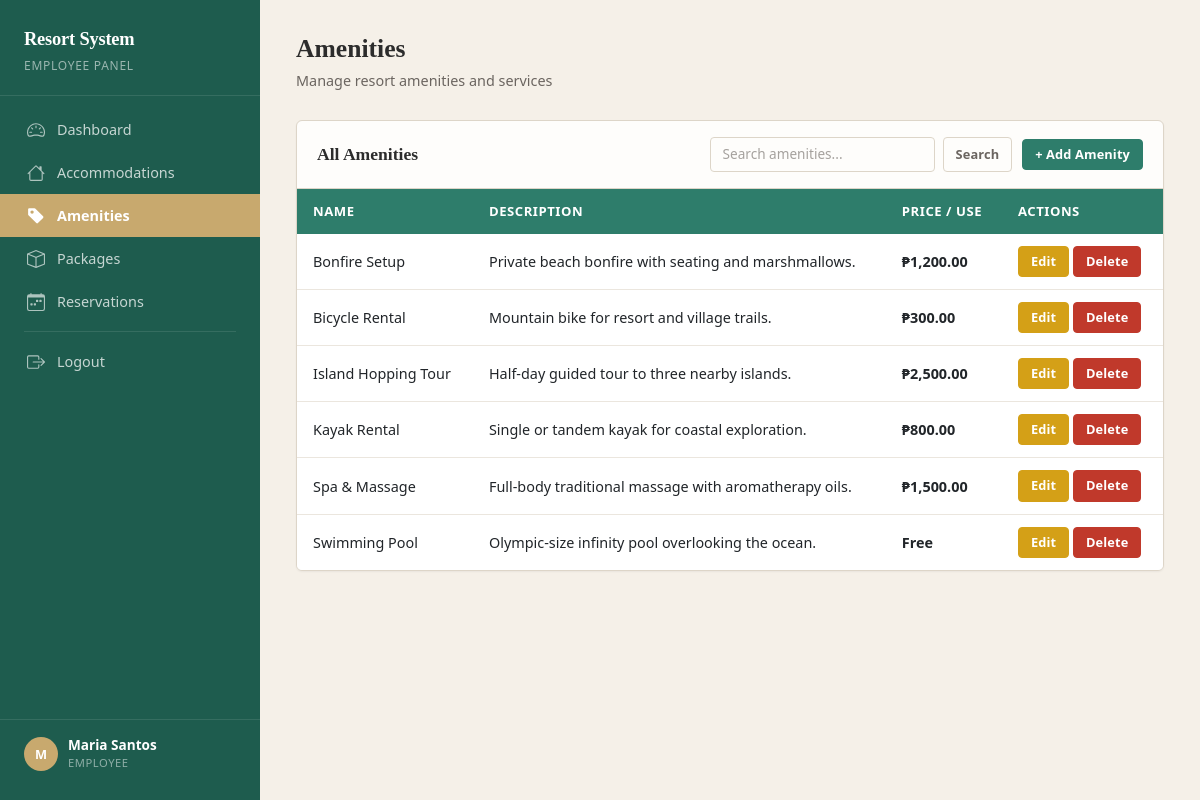
Screenshot of /employee/amenities.php (signed in) with the database file from the repository.
### tables this page shows
CREATE TABLE `tbl_amenities` (
  `amenity_id` int(11) NOT NULL,
  `amenity_name` varchar(100) NOT NULL,
  `description` text DEFAULT NULL,
  `price_per_use` decimal(10,2) NOT NULL
);

### employee/amenities.php (the view, shortened to what this page needs)
<?php
require_once 'includes/header.php';
require_once '../db.php';
$search = $_GET['search'] ?? '';
$sql = "SELECT * FROM tbl_amenities WHERE 1=1";
$sql .= " ORDER BY amenity_id DESC";
$result = mysqli_query($conn, $sql);
?>
<?php include 'includes/sidebar.php'; ?>
<div class="main-content">
    <div class="page-header"><h1>Amenities</h1><p>Manage resort amenities and services</p></div>
    <div class="table-card">
        <div class="table-header">
            <h2>All Amenities</h2>
            <div class="table-actions">
                <form method="GET" class="search-form"><input type="text" name="search" class="form-control" placeholder="Search amenities..." value="<?= htmlspecialchars($search) ?>"><button type="submit" class="btn btn-outline-secondary btn-sm">Search</button></form>
                <a href="add_amenity.php" class="btn btn-primary btn-sm">+ Add Amenity</a>
            </div>
        </div>
        <div class="table-responsive">
            <table class="table table-hover">
                <thead><tr><th>Name</th><th>Description</th><th>Price / Use</th><th>Actions</th></tr></thead>
                <tbody>
                    <?php if (mysqli_num_rows($result) > 0): while ($row = mysqli_fetch_assoc($result)): ?>
                    <tr>
                        <td><?= htmlspecialchars($row['amenity_name']) ?></td>
                        <td><?= htmlspecialchars($row['description']) ?></td>
                        <td class="price"><?= $row['price_per_use'] > 0 ? '₱' . number_format($row['price_per_use'], 2) : 'Free' ?></td>
                        <td>
                            <a href="edit_amenity.php?id=<?= $row['amenity_id'] ?>" class="btn btn-warning btn-sm">Edit</a>
                            <a href="amenities.php?delete=<?= $row['amenity_id'] ?>" class="btn btn-danger btn-sm" onclick="return confirm('Delete this amenity?')">Delete</a>
                        </td>
                    </tr>
                    <?php endwhile; else: ?>
                    <tr><td colspan="4"><div class="empty-state"><h3>No amenities found</h3><p>Add your first amenity to get started.</p><a href="add_amenity.php" class="btn btn-primary btn-sm">+ Add Amenity</a></div></td></tr>
                    <?php endif; ?>
                </tbody>
            </table>
        </div>
    </div>
</div>
</body>
</html>

### assets/css/style.css (style rules this page uses)
:root { --color-primary: #2E7D6B; --color-primary-hover: #256858; --color-primary-active: #1E5C4E; --color-sidebar: #1E5C4E; --color-sidebar-hover: #17493e; --color-accent: #C8A96E; --color-accent-hover: #b8993e; --color-surface: #F5F0E8; --color-white: #FEFDFB; --color-text: #2C2C2C; --color-text-muted: #6B6560; --color-border: #DDD5C8; --color-border-light: #EBE6DE; --color-danger: #C0392B; --color-danger-hover: #A93226; --color-warning: #D4A017; --color-warning-hover: #B8860B; --color-success: #2E7D6B; --color-info: #5B8FA8; --sidebar-width: 260px; --header-height: 0px; --radius-sm: 4px; --radius-md: 6px; --radius-lg: 8px; --shadow-sm: 0 1px 2px rgba(44, 44, 44, 0.06); --shadow-md: 0 2px 8px rgba(44, 44, 44, 0.08); --shadow-lg: 0 4px 16px rgba(44, 44, 44, 0.10); --transition-fast: 150ms ease-out; --transition-normal: 200ms ease-out; }
*, *::before, *::after { box-sizing: border-box; }
body { font-family: system-ui, -apple-system, "Segoe UI", sans-serif; background-color: var(--color-surface); color: var(--color-text); margin: 0; padding: 0; line-height: 1.6; -webkit-font-smoothing: antialiased; }
h1, h2, h3, h4, h5, h6 { font-family: Georgia, "Times New Roman", serif; font-weight: 700; color: var(--color-text); margin-top: 0; line-height: 1.3; }
a { color: var(--color-primary); text-decoration: none; transition: color var(--transition-fast); }
.main-content { margin-left: var(--sidebar-width); padding: 32px 36px; min-height: 100vh; }
.page-header { margin-bottom: 28px; }
.page-header h1 { font-size: 1.6rem; margin-bottom: 4px; }
.page-header p { color: var(--color-text-muted); margin: 0; font-size: 0.9rem; }
.table-card { background: var(--color-white); border: 1px solid var(--color-border); border-radius: var(--radius-md); box-shadow: var(--shadow-sm); overflow: hidden; }
.table-card .table-header { padding: 16px 20px; display: flex; align-items: center; justify-content: space-between; gap: 16px; flex-wrap: wrap; border-bottom: 1px solid var(--color-border); }
.table-card .table-header h2 { font-size: 1.1rem; margin: 0; font-family: Georgia, serif; }
.table-card .table-actions { display: flex; align-items: center; gap: 10px; flex-wrap: wrap; }
.table { margin-bottom: 0; }
.table thead th { background-color: var(--color-primary); color: #fff; font-weight: 600; font-size: 0.82rem; text-transform: uppercase; letter-spacing: 0.04em; padding: 12px 16px; border: none; white-space: nowrap; }
.table tbody td { padding: 12px 16px; vertical-align: middle; border-bottom: 1px solid var(--color-border-light); font-size: 0.9rem; }
.table tbody tr { transition: background-color var(--transition-fast); }
.table tbody tr:last-child td { border-bottom: none; }
.btn { font-weight: 600; font-size: 0.85rem; padding: 7px 16px; border-radius: var(--radius-sm); transition: all var(--transition-fast); letter-spacing: 0.01em; }
.btn-primary { background-color: var(--color-primary); border-color: var(--color-primary); color: #fff; }
.btn-warning { background-color: var(--color-warning); border-color: var(--color-warning); color: #fff; }
.btn-danger { background-color: var(--color-danger); border-color: var(--color-danger); color: #fff; }
.btn-outline-secondary { border-color: var(--color-border); color: var(--color-text-muted); }
.btn-sm { padding: 5px 12px; font-size: 0.8rem; }
.form-control, .form-select { border: 1px solid var(--color-border); border-radius: var(--radius-sm); font-size: 0.9rem; padding: 8px 12px; transition: border-color var(--transition-fast), box-shadow var(--transition-fast); background-color: var(--color-white); color: var(--color-text); }
.form-control::placeholder { color: var(--color-text-muted); opacity: 0.6; }
.search-form { display: flex; gap: 8px; }
.search-form .form-control { min-width: 200px; font-size: 0.85rem; padding: 6px 12px; }
.price { font-weight: 600; color: var(--color-primary); }

### rows the page displays
tbl_amenities: amenity_name "Bonfire Setup", description "Private beach bonfire with seating and marshmallows.", price_per_use "1,200.00"
tbl_amenities: amenity_name "Bicycle Rental", description "Mountain bike for resort and village trails.", price_per_use "300.00"
tbl_amenities: amenity_name "Island Hopping Tour", description "Half-day guided tour to three nearby islands.", price_per_use "2,500.00"
tbl_amenities: amenity_name "Kayak Rental", description "Single or tandem kayak for coastal exploration.", price_per_use "800.00"
tbl_amenities: amenity_name "Spa & Massage", description "Full-body traditional massage with aromatherapy oils.", price_per_use "1,500.00"
tbl_amenities: amenity_name "Swimming Pool", description "Olympic-size infinity pool overlooking the ocean.", price_per_use "Free"

### other values shown
substr($_SESSION['full_name'], 0, 1) "M"
$_SESSION['full_name'] "Maria Santos"
$_SESSION['role'] "EMPLOYEE"
